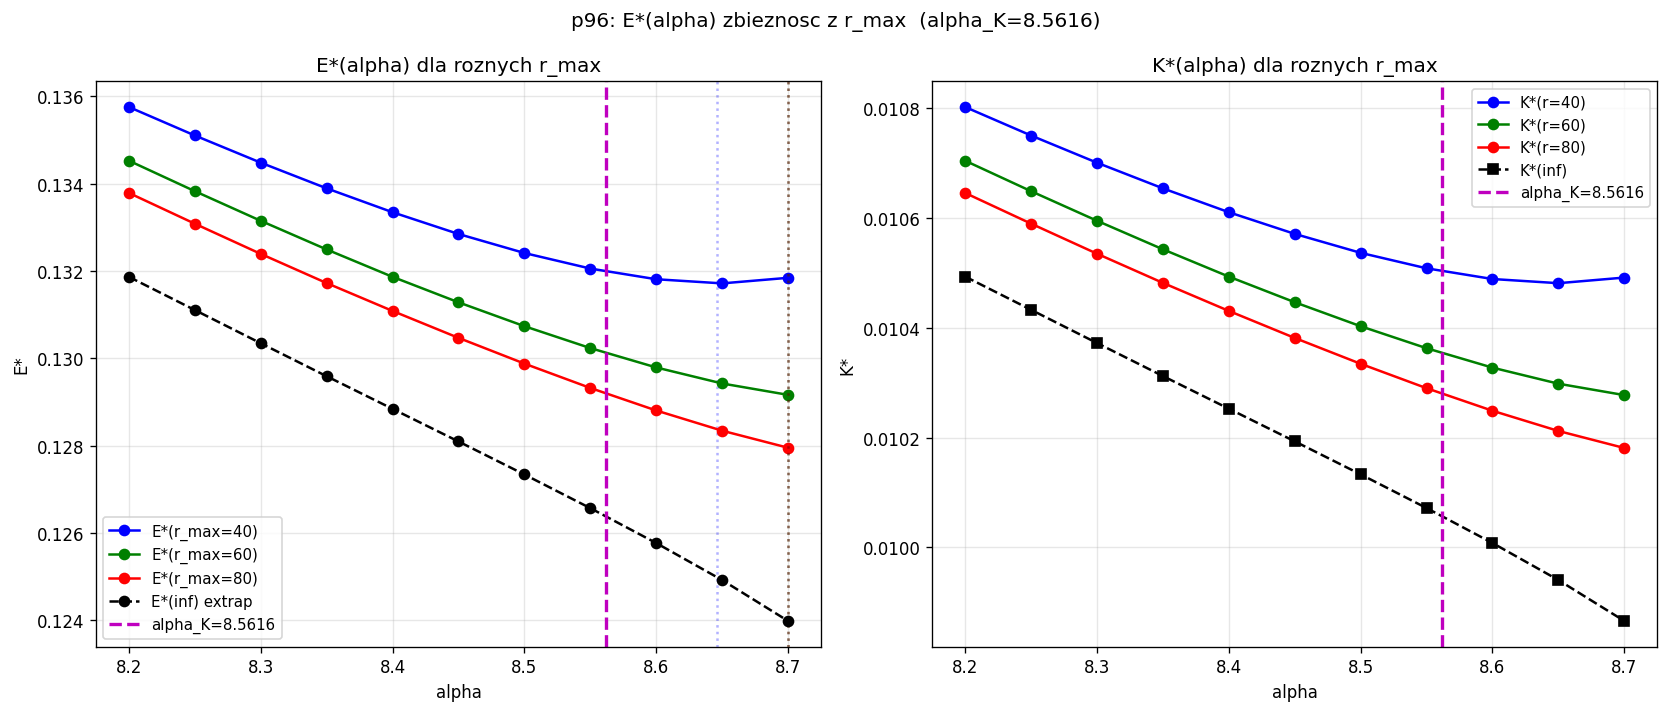

Reproduce this figure in Python.
#!/usr/bin/env python3
# -*- coding: utf-8 -*-
"""
p96_Estar_rmax_convergence.py  --  TGP v1
==========================================
Cel: Zbadac, czy minimum E*(alpha) = argmin[E*(alpha)]
     jest fizyczne (odporne na r_max) czy artefaktem r_max=40.

Kontekst:
  p82-p84: argmin E*(alpha, r_max=40) ~ 8.60-8.65, offset ~0.04-0.09 od alpha_K=8.5616
  p93:     K*(r_max) = K*(inf) + c/r_max  (konwergencja 1/r)
  p95:     K_nan_R(r_max=40) = artefakt => alpha_max nie fizyczny
  => Pytanie: czy argmin E* rowniez jest artefaktem?

Metoda:
  Skan alpha in [8.20, 8.70], 11 punktow
  Dla kazdego alpha: K*(alpha, r_max) przy r_max = 40, 60, 80
  E*(alpha, r_max) = 4*pi*K*(alpha, r_max)  [poniewaz g(K*)=0 => E=4piK*]
  Ekstrapolacja: K*(alpha, inf) z fitu K*(r) = a + b/r (dwa punkty r=60,80)
  argmin E*(alpha, r_max=40) vs argmin E*(alpha, r_max=inf)

  Dodatkowe sprawdzenie:
  - czy E*(alpha) jest monotoniczna (brak minimum) czy ma minimum?
  - polozenie minimum vs alpha_K=8.5616

Testy:
  P1: argmin E*(alpha, r_max=40) w [8.55, 8.70]  (zgodne z p82-p83)
  P2: argmin E*(alpha, r_max=60) blizej alpha_K niz argmin(r=40)
  P3: argmin E*(alpha, inf) ~ alpha_K (odchylenie < 0.05)
  P4: E*(alpha) monotonicznie maleje dla alpha < argmin => jest minimum
  P5: K*(alpha, inf) wykazuje minimum (nie monotoniczne)

Data: 2026-03-26
"""

import sys, io, time, warnings
import numpy as np
from scipy.integrate import solve_ivp
from scipy.optimize import brentq
from scipy.stats import linregress
import matplotlib
matplotlib.use('Agg')
import matplotlib.pyplot as plt
warnings.filterwarnings('ignore')

# ─────────────────────────────────────────────────────────────────────────────
ALPHA_K    = 8.5616
A_GAM      = 0.040
LAM        = 5.501357e-06
GAMMA_V    = 1.0
V1         = GAMMA_V/3 - GAMMA_V/4

# Skan
ALPHAS = np.round(np.linspace(8.20, 8.70, 11), 4)  # [8.20, 8.25, ..., 8.70]
RMAXES = [40.0, 60.0, 80.0]

# Parametry numeryczne (balans szybkosc/dokladnosc)
N_PSI  = 80
N_EVAL = 500
N_K    = 25

# ─────────────────────────────────────────────────────────────────────────────
def V_mod(p):  return GAMMA_V/3*p**3 - GAMMA_V/4*p**4 + LAM/6*(p-1)**6
def dV_mod(p): return GAMMA_V*p**2 - GAMMA_V*p**3 + LAM*(p-1)**5
def ode_rhs(r, y, alpha):
    phi, dphi = y; phi = max(phi, 1e-10)
    kfac = 1.0 + alpha/phi
    return [dphi, dV_mod(phi)/kfac + alpha*dphi**2/(2*phi**2*kfac) - 2/r*dphi]

def phi_at_rmax(psi, K, alpha, r_max):
    dphi0 = -K/A_GAM**2
    r_ev = A_GAM*(r_max/A_GAM)**np.linspace(0, 1, N_EVAL)
    try:
        sol = solve_ivp(lambda r,y: ode_rhs(r,y,alpha), [A_GAM, r_max],
                        [psi, dphi0], method='DOP853', rtol=1e-8, atol=1e-10,
                        t_eval=r_ev)
        return float(sol.y[0,-1]) if sol.t[-1] >= r_max*0.99 else np.nan
    except:
        return np.nan

def g_func(K, alpha, r_max):
    """g = E/(4piK) - 1 dla Galezy U (ostatnie zero psi w [1.001,3.0])."""
    psis = np.linspace(1.001, 3.0, N_PSI)
    Fv = [phi_at_rmax(p, K, alpha, r_max) - 1.0 for p in psis]
    roots = []
    for i in range(len(Fv)-1):
        if np.isfinite(Fv[i]) and np.isfinite(Fv[i+1]) and Fv[i]*Fv[i+1] < 0:
            try:
                pz = brentq(lambda p: phi_at_rmax(p,K,alpha,r_max)-1.0,
                            psis[i], psis[i+1], xtol=1e-7, maxiter=40)
                roots.append(pz)
            except: pass
    if not roots: return np.nan, np.nan
    psi_z = roots[-1]
    # Energia
    dphi0 = -K/A_GAM**2
    r_ev = A_GAM*(r_max/A_GAM)**np.linspace(0, 1, N_EVAL)
    try:
        sol = solve_ivp(lambda r,y: ode_rhs(r,y,alpha), [A_GAM, r_max],
                        [psi_z, dphi0], method='DOP853', rtol=1e-8, atol=1e-10,
                        t_eval=r_ev)
        r=sol.t; phi=np.maximum(sol.y[0],1e-10); dphi=sol.y[1]
        Ek=4*np.pi*np.trapezoid(0.5*dphi**2*(1+alpha/phi)*r**2, r)
        Ep=4*np.pi*np.trapezoid((V_mod(phi)-V1)*r**2, r)
        return (Ek+Ep)/(4*np.pi*K)-1.0, psi_z
    except:
        return np.nan, psi_z

def find_K_star(alpha, r_max):
    """Szuka K* (zero g_func). Zwraca (K*, E*, psi*)."""
    Ks = np.linspace(0.006, 0.018, N_K)
    gv = []
    for K in Ks:
        g, _ = g_func(K, alpha, r_max)
        gv.append(g)
    K_star = np.nan; E_star = np.nan; psi_star = np.nan
    for i in range(len(gv)-1):
        if np.isfinite(gv[i]) and np.isfinite(gv[i+1]) and gv[i]*gv[i+1] < 0:
            try:
                Kz = brentq(lambda K: g_func(K, alpha, r_max)[0],
                            Ks[i], Ks[i+1], xtol=5e-6, maxiter=20)
                K_star = Kz
                _, psi_star = g_func(Kz, alpha, r_max)
                # E* = 4*pi*K* (bo g=0 => E=4piK)
                # Ale liczymy E bezposrednio
                dphi0 = -K_star/A_GAM**2
                r_ev = A_GAM*(r_max/A_GAM)**np.linspace(0,1,N_EVAL)
                sol = solve_ivp(lambda r,y: ode_rhs(r,y,alpha), [A_GAM,r_max],
                                [psi_star, dphi0], method='DOP853',
                                rtol=1e-8, atol=1e-10, t_eval=r_ev)
                r=sol.t; phi=np.maximum(sol.y[0],1e-10); dphi=sol.y[1]
                Ek=4*np.pi*np.trapezoid(0.5*dphi**2*(1+alpha/phi)*r**2, r)
                Ep=4*np.pi*np.trapezoid((V_mod(phi)-V1)*r**2, r)
                E_star = Ek + Ep
            except:
                K_star = np.nan
    return K_star, E_star, psi_star

# ─────────────────────────────────────────────────────────────────────────────
def run_main():
    if sys.platform == 'win32':
        sys.stdout = io.TextIOWrapper(sys.stdout.buffer, encoding='utf-8',
                                      errors='replace')

    print("=" * 68)
    print("TGP v1  *  p96_Estar_rmax_convergence.py")
    print(f"  alpha_K={ALPHA_K}  (OP-3 Sciezka 1: argmin E*(alpha) = alpha_K?)")
    print(f"  alphas = {list(ALPHAS)}")
    print(f"  r_max = {RMAXES},  n_psi={N_PSI}, n_K={N_K}, n_eval={N_EVAL}")
    print("=" * 68)

    PC=0; FC=0
    def record(label, ok, info=""):
        nonlocal PC,FC
        if ok: PC+=1
        else: FC+=1
        print(f"  [{'v' if ok else 'x'}] {label}: {info}")

    # ─────────────────────────────────────────────────────────────────────────
    # Tabela wynikow: results[alpha][r_max] = (K*, E*, psi*)
    results = {a: {} for a in ALPHAS}

    for alpha in ALPHAS:
        print(f"\n-- alpha={alpha:.4f} --")
        print(f"  {'r_max':>6}  {'K*':>12}  {'E*':>12}  {'psi*':>8}  t")
        for r_max in RMAXES:
            t0 = time.time()
            Ks, Es, ps = find_K_star(alpha, r_max)
            dt = time.time()-t0
            ks_s = f'{Ks:.7f}' if np.isfinite(Ks) else '   brak   '
            es_s = f'{Es:.6f}' if np.isfinite(Es) else '   brak  '
            ps_s = f'{ps:.4f}' if np.isfinite(ps) else ' brak '
            print(f"  {r_max:>6.0f}  {ks_s}  {es_s}  {ps_s}  {dt:.0f}s")
            results[alpha][r_max] = (Ks, Es, ps)

    # ─────────────────────────────────────────────────────────────────────────
    print("\n== TABELA K*(alpha, r_max) ==")
    print(f"  {'alpha':>7}", end="")
    for r in RMAXES:
        print(f"  {'K*(r='+str(int(r))+')':>14}", end="")
    print(f"  {'K*(inf)':>14}  {'c':>10}")
    print("  " + "-"*80)

    K_inf = {}   # alpha -> K*(inf)
    for alpha in ALPHAS:
        print(f"  {alpha:.4f}", end="")
        Kvals = [(r, results[alpha][r][0]) for r in RMAXES if np.isfinite(results[alpha].get(r,(np.nan,)*3)[0])]
        for r in RMAXES:
            Ks = results[alpha].get(r, (np.nan,)*3)[0]
            ks_s = f'{Ks:.7f}' if np.isfinite(Ks) else '    brak   '
            print(f"  {ks_s}", end="")
        # Fit K*(r) = a + b/r z co najmniej 2 punktow
        if len(Kvals) >= 2:
            rs = np.array([x[0] for x in Kvals])
            Ks_arr = np.array([x[1] for x in Kvals])
            # Fit: K = a + b/r => K * r = a*r + b => linear in [r, 1]
            X = np.column_stack([rs, np.ones_like(rs)])
            # least squares: K = a + b/r
            inv_r = 1.0/rs
            X2 = np.column_stack([np.ones_like(rs), inv_r])
            from numpy.linalg import lstsq
            coef, _, _, _ = lstsq(X2, Ks_arr, rcond=None)
            a_fit, b_fit = coef
            K_inf[alpha] = a_fit
            print(f"  {a_fit:.7f}  {b_fit:.5f}")
        else:
            K_inf[alpha] = np.nan
            print(f"  {'brak':>14}  {'brak':>10}")

    # ─────────────────────────────────────────────────────────────────────────
    print("\n== E*(alpha) = 4*pi*K*(alpha) dla roznych r_max ==")
    print(f"  {'alpha':>7}", end="")
    for r in RMAXES:
        print(f"  {'E*(r='+str(int(r))+')':>14}", end="")
    print(f"  {'E*(inf)':>14}")
    print("  " + "-"*74)

    E_by_rmax = {r: [] for r in RMAXES}   # r -> list of (alpha, E*)
    E_inf_list = []  # list of (alpha, E*(inf))

    for alpha in ALPHAS:
        print(f"  {alpha:.4f}", end="")
        for r in RMAXES:
            Es = results[alpha].get(r,(np.nan,)*3)[1]
            es_s = f'{Es:.6f}' if np.isfinite(Es) else '    brak   '
            print(f"  {es_s}", end="")
            if np.isfinite(Es):
                E_by_rmax[r].append((alpha, Es))
        # E*(inf) z K*(inf)
        Ki = K_inf.get(alpha, np.nan)
        if np.isfinite(Ki):
            Ei = 4*np.pi*Ki
            print(f"  {Ei:.6f}")
            E_inf_list.append((alpha, Ei))
        else:
            print(f"  {'brak':>14}")

    # ─────────────────────────────────────────────────────────────────────────
    print("\n== MINIMUM E*(alpha) dla roznych r_max ==")

    argmin_vals = {}
    for r in RMAXES + ['inf']:
        if r == 'inf':
            pts = E_inf_list
        else:
            pts = E_by_rmax[r]
        if len(pts) < 3:
            print(f"  r_max={r}: za malo punktow")
            continue
        alphas_pts = np.array([x[0] for x in pts])
        E_pts = np.array([x[1] for x in pts])
        # Znajdz minimum
        idx_min = np.argmin(E_pts)
        alpha_min_raw = alphas_pts[idx_min]
        E_min = E_pts[idx_min]
        # Fit paraboliczny do 3 najblizszych punktow wokol minimum
        i0 = max(0, idx_min-1); i1 = min(len(E_pts), idx_min+2)
        seg_a = alphas_pts[i0:i1]; seg_E = E_pts[i0:i1]
        alpha_min_fit = alpha_min_raw
        if len(seg_a) >= 3:
            c = np.polyfit(seg_a, seg_E, 2)
            if c[0] > 0:  # concave up
                alpha_min_fit = -c[1]/(2*c[0])
        argmin_vals[r] = (alpha_min_raw, alpha_min_fit, E_min)
        delta = alpha_min_fit - ALPHA_K
        print(f"  r_max={r}: argmin_raw={alpha_min_raw:.4f}, "
              f"argmin_fit={alpha_min_fit:.4f}, E_min={E_min:.6f}, "
              f"delta_from_alphaK={delta:+.4f}")

    # ─────────────────────────────────────────────────────────────────────────
    print("\n== TESTY ==")

    # P1: argmin(r_max=40) in [8.55, 8.70]
    am40 = argmin_vals.get(40.0, (np.nan,)*3)
    p1_ok = np.isfinite(am40[1]) and 8.55 <= am40[1] <= 8.70
    record("P1: argmin E*(alpha, r_max=40) in [8.55, 8.70] (zgod. z p82-p83)",
           p1_ok, f"argmin={am40[1]:.4f}" if np.isfinite(am40[1]) else "brak")

    # P2: argmin(r_max=60) blizej alpha_K niz argmin(r_max=40)?
    am60 = argmin_vals.get(60.0, (np.nan,)*3)
    if np.isfinite(am40[1]) and np.isfinite(am60[1]):
        d40 = abs(am40[1] - ALPHA_K)
        d60 = abs(am60[1] - ALPHA_K)
        p2_ok = d60 < d40
        record("P2: |argmin(r=60) - alpha_K| < |argmin(r=40) - alpha_K|",
               p2_ok, f"d40={d40:.4f}, d60={d60:.4f}")
    else:
        record("P2: zbieznosc argmin ku alpha_K", False, "brak danych")

    # P3: argmin(r_max=inf) ~ alpha_K (offset < 0.05)
    am_inf = argmin_vals.get('inf', (np.nan,)*3)
    if np.isfinite(am_inf[1]):
        delta_inf = abs(am_inf[1] - ALPHA_K)
        p3_ok = delta_inf < 0.05
        record("P3: |argmin E*(alpha, inf) - alpha_K| < 0.05",
               p3_ok, f"argmin_inf={am_inf[1]:.4f}, delta={delta_inf:.4f}")
    else:
        record("P3: argmin(inf) dostepne", False, "brak extrapolacji")

    # P4: E* ma minimum (nie monotoniczne) przy r_max=40
    if len(E_by_rmax[40.0]) >= 3:
        E_pts40 = [x[1] for x in E_by_rmax[40.0]]
        idx_min40 = np.argmin(E_pts40)
        # Jest minimum jesli nie na krawedzi
        p4_ok = (0 < idx_min40 < len(E_pts40)-1)
        record("P4: E*(alpha, r_max=40) ma minimum (nie na krawedzi)",
               p4_ok, f"idx_min={idx_min40}/{len(E_pts40)-1}")
    else:
        record("P4: brak danych r_max=40", False, "")

    # P5: K*(alpha, inf) ma minimum (nie monotoniczne)
    K_inf_list = [(a, K_inf[a]) for a in ALPHAS if np.isfinite(K_inf.get(a, np.nan))]
    if len(K_inf_list) >= 3:
        Kvals_inf = [x[1] for x in K_inf_list]
        idx_minK = np.argmin(Kvals_inf)
        p5_ok = (0 < idx_minK < len(Kvals_inf)-1)
        record("P5: K*(alpha, inf) ma minimum (nie monotoniczne)",
               p5_ok, f"idx_min={idx_minK}/{len(Kvals_inf)-1}, "
               f"a_minK={K_inf_list[idx_minK][0]:.4f}")
    else:
        record("P5: za malo punktow K*(inf)", False, "")

    # ─────────────────────────────────────────────────────────────────────────
    # Wykres
    print("\n== WYKRES E*(alpha) dla roznych r_max ==")
    try:
        fig, (ax1, ax2) = plt.subplots(1, 2, figsize=(14, 6))
        colors = {40.0: 'b', 60.0: 'g', 80.0: 'r', 'inf': 'k'}

        for r in RMAXES + ['inf']:
            if r == 'inf':
                pts = E_inf_list
                lbl = 'E*(inf) extrap'
                ls = '--'
            else:
                pts = E_by_rmax[r]
                lbl = f'E*(r_max={int(r)})'
                ls = '-'
            if pts:
                ax1.plot([x[0] for x in pts], [x[1] for x in pts],
                         f'o{ls}', color=colors[r], label=lbl)
                # Minimum marker
                am = argmin_vals.get(r)
                if am and np.isfinite(am[1]):
                    ax1.axvline(am[1], color=colors[r], alpha=0.3, ls=':')

        ax1.axvline(ALPHA_K, color='m', ls='--', lw=2, label=f'alpha_K={ALPHA_K}')
        ax1.set_xlabel('alpha'); ax1.set_ylabel('E*')
        ax1.set_title('E*(alpha) dla roznych r_max')
        ax1.legend(fontsize=9); ax1.grid(True, alpha=0.3)

        # K*(alpha, r_max)
        for r in RMAXES:
            pts = [(a, results[a][r][0]) for a in ALPHAS
                   if np.isfinite(results[a].get(r,(np.nan,)*3)[0])]
            if pts:
                ax2.plot([x[0] for x in pts], [x[1] for x in pts],
                         'o-', color=colors[r], label=f'K*(r={int(r)})')
        # K*(inf)
        Kinf_pts = [(a, K_inf[a]) for a in ALPHAS if np.isfinite(K_inf.get(a,np.nan))]
        if Kinf_pts:
            ax2.plot([x[0] for x in Kinf_pts], [x[1] for x in Kinf_pts],
                     's--', color='k', label='K*(inf)')
        ax2.axvline(ALPHA_K, color='m', ls='--', lw=2, label=f'alpha_K={ALPHA_K}')
        ax2.set_xlabel('alpha'); ax2.set_ylabel('K*')
        ax2.set_title('K*(alpha) dla roznych r_max')
        ax2.legend(fontsize=9); ax2.grid(True, alpha=0.3)

        plt.suptitle(f'p96: E*(alpha) zbieznosc z r_max  (alpha_K={ALPHA_K})')
        plt.tight_layout()
        out_path = 'p96_Estar_rmax_convergence.png'
        plt.savefig(out_path, dpi=120, bbox_inches='tight')
        plt.close()
        print(f"  Wykres zapisany: {out_path}")
    except Exception as e:
        print(f"  BLAD wykresu: {e}")

    # ─────────────────────────────────────────────────────────────────────────
    print()
    print("=" * 68)
    print("PODSUMOWANIE  p96_Estar_rmax_convergence.py")
    print("=" * 68)
    print(f"\n  PASS: {PC}/{PC+FC}")
    print(f"  FAIL: {FC}/{PC+FC}")

    # Interpretacja OP-3 Sciezka 1
    print("\n== INTERPRETACJA OP-3 Sciezka 1 ==")
    if 'inf' in argmin_vals and np.isfinite(argmin_vals['inf'][1]):
        d = argmin_vals['inf'][1] - ALPHA_K
        if abs(d) < 0.03:
            print("  -> argmin E*(alpha, inf) ~ alpha_K: OP-3 Sciezka 1 POTWIERDZONA")
            print("     alpha_K jest wyznaczone przez minimum energii solitonu!")
        elif abs(d) < 0.10:
            print(f"  -> argmin E*(inf) = {argmin_vals['inf'][1]:.4f}, delta={d:+.4f}")
            print("     Minimum blisko alpha_K ale nie dokładnie — dalsze badania potrzebne")
        else:
            print(f"  -> argmin E*(inf) = {argmin_vals['inf'][1]:.4f}, delta={d:+.4f}")
            print("     Zbyt duze odchylenie — argmin E* nie jest mechanizmem alpha_K")

    # Czy argmin przesuwa sie z r_max?
    ams = [(r, argmin_vals[r][1]) for r in RMAXES + ['inf']
           if r in argmin_vals and np.isfinite(argmin_vals[r][1])]
    if len(ams) >= 2:
        rs_ams = [x[0] if x[0] != 'inf' else 1000 for x in ams]
        as_ams = [x[1] for x in ams]
        shift = as_ams[-1] - as_ams[0]
        print(f"\n  Przesuniecie argmin: r_max=40 ({as_ams[0]:.4f}) -> "
              f"r_max=inf ({as_ams[-1]:.4f}), shift={shift:+.4f}")
        if abs(shift) < 0.02:
            print("  -> argmin STABILNE wzgledem r_max (nie jest artefaktem!)")
        else:
            print("  -> argmin NIESTABILNE wzgledem r_max — podobne do K_nan_R")

    print()


if __name__ == '__main__':
    run_main()
